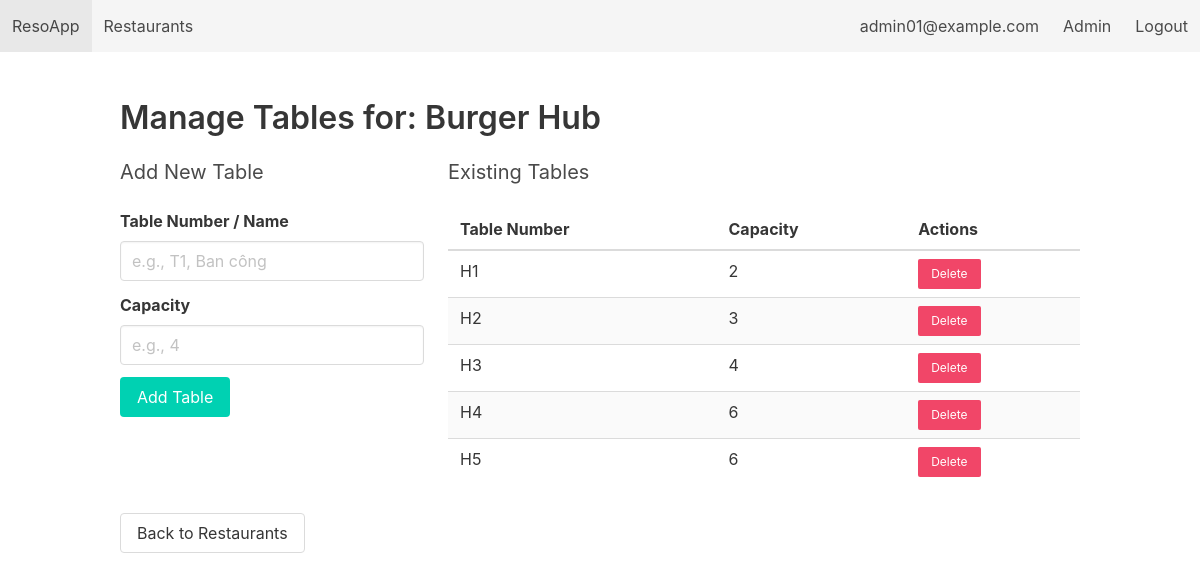
The app's page /admin/restaurant/7/tables (signed in) with its own data.
### tables this page shows
CREATE TABLE Restaurants (
        restaurant_id INTEGER PRIMARY KEY AUTOINCREMENT,
        name          TEXT NOT NULL,
        location      TEXT NOT NULL,
        cuisine       TEXT,
        rating        REAL CHECK (rating >= 0 AND rating <= 5),
        description   TEXT,
        opening_time  TEXT,
        closing_time  TEXT,
        created_at    DATE DEFAULT (DATE('now'))
    );

CREATE TABLE Tables (
        table_id      INTEGER PRIMARY KEY AUTOINCREMENT,
        restaurant_id INTEGER NOT NULL,
        table_number  TEXT,
        capacity      INTEGER NOT NULL,
        FOREIGN KEY (restaurant_id) REFERENCES Restaurants(restaurant_id) ON DELETE CASCADE
    );

### app.py (the view, shortened to what this page needs)
@app.route('/admin/restaurant/<int:rid>/tables', methods=['GET', 'POST'])
@login_required(role='admin')
def admin_manage_tables(rid):
    db = get_db()
    restaurant = db.execute("SELECT * FROM Restaurants WHERE restaurant_id = ?", (rid,)).fetchone()
    if not restaurant:
        flash('Restaurant not found.', 'danger')
        return redirect(url_for('admin_restaurants'))
    tables = db.execute("SELECT * FROM Tables WHERE restaurant_id = ? ORDER BY table_number", (rid,)).fetchall()
    return render_template('admin_manage_tables.html', tables=tables, restaurant=restaurant)

### app.py (called while the page is built)
def get_db():
    if 'db' not in g:
        g.db = sqlite3.connect(DB_PATH, detect_types=sqlite3.PARSE_DECLTYPES)
        g.db.row_factory = sqlite3.Row
        g.db.execute("PRAGMA foreign_keys = ON;")
    return g.db

def login_required(role=None):
    def decorator(f):
        @wraps(f)
        def wrapper(*args, **kwargs):
            if 'user' not in session:
                flash("Please log in first.", "warning")
                return redirect(url_for('login'))
            if role == 'admin' and session.get('role') != 'admin':
                flash("Admin area. Access denied.", "danger")
                return redirect(url_for('index'))
            return f(*args, **kwargs)
        return wrapper
    return decorator

### templates/admin_manage_tables.html
{% extends "base.html" %} {% block content %}
<h2 class="title">Manage Tables for: {{ restaurant['name'] }}</h2>
<div class="columns">
  <div class="column is-one-third">
    <h3 class="subtitle">Add New Table</h3>
    <form
      method="post"
      action="{{ url_for('admin_manage_tables', rid=restaurant['restaurant_id']) }}"
    >
      <div class="field">
        <label class="label">Table Number / Name</label>
        <div class="control">
          <input
            class="input"
            name="table_number"
            placeholder="e.g., T1, Ban công"
            required
          />
        </div>
      </div>
      <div class="field">
        <label class="label">Capacity</label>
        <div class="control">
          <input
            class="input"
            type="number"
            name="capacity"
            min="1"
            placeholder="e.g., 4"
            required
          />
        </div>
      </div>
      <div class="control">
        <button class="button is-primary">Add Table</button>
      </div>
    </form>
  </div>
  <div class="column">
    <h3 class="subtitle">Existing Tables</h3>
    {% if tables %}
    <table class="table is-fullwidth is-striped">
      <thead>
        <tr>
          <th>Table Number</th>
          <th>Capacity</th>
          <th>Actions</th>
        </tr>
      </thead>
      <tbody>
        {% for table in tables %}
        <tr>
          <td>{{ table['table_number'] }}</td>
          <td>{{ table['capacity'] }}</td>
          <td>
            <form
              style="display: inline"
              method="post"
              action="{{ url_for('admin_delete_table', tid=table['table_id']) }}"
              onsubmit="return confirm('Are you sure you want to delete this table?');"
            >
              <button class="button is-small is-danger">Delete</button>
            </form>
          </td>
        </tr>
        {% endfor %}
      </tbody>
    </table>
    {% else %}
    <p>No tables found for this restaurant yet.</p>
    {% endif %}
  </div>
</div>
<div class="mt-4">
  <a href="{{ url_for('admin_restaurants') }}" class="button"
    >Back to Restaurants</a
  >
</div>
{% endblock %}

### records on screen
Restaurants: name "Burger Hub"
Tables: table_number "H1", capacity "2"
Tables: table_number "H2", capacity "3"
Tables: table_number "H3", capacity "4"
Tables: table_number "H4", capacity "6"
Tables: table_number "H5", capacity "6"

### other values on screen
{{ session.get('name') }} "admin01@example.com"
